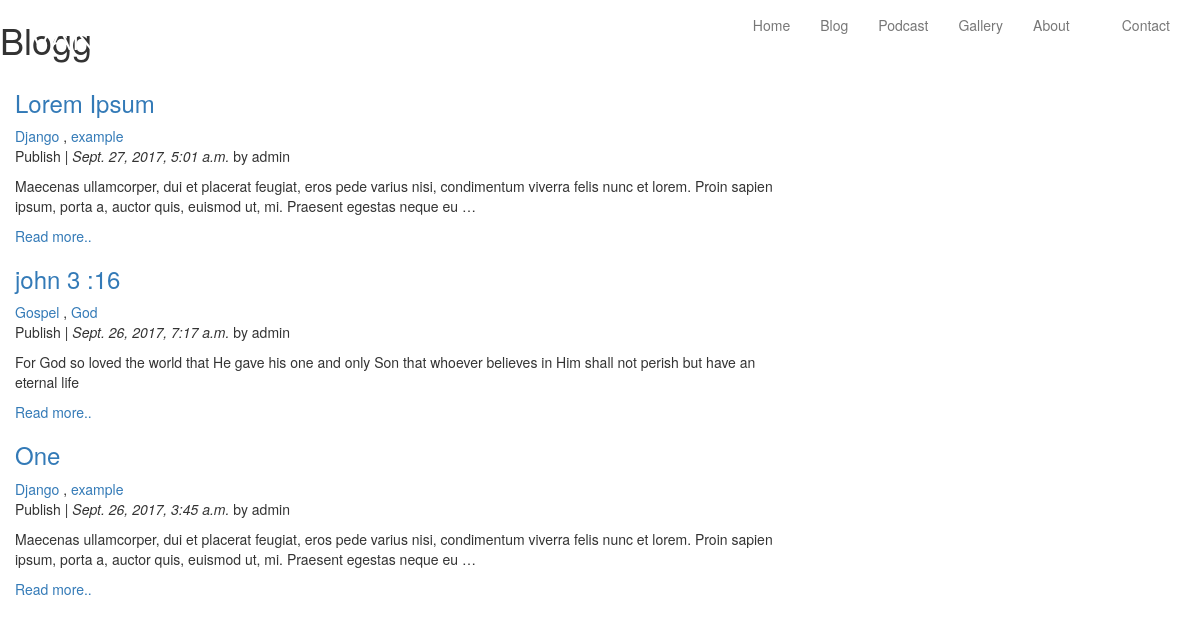
Screenshot of /blog/ with the database file from the repository.
### blog/models.py (models this page shows, shortened)
class Post(models.Model):
    STATUS_CHOICES = {
        ('draft','Draft'),
        ('published','Published'),
    }
    title = models.CharField(max_length=250)
    slug = models.SlugField(max_length=250,unique_for_date='publish')
    author = models.ForeignKey(User,related_name='blog_posts')
    body = models.TextField()
    heroImg = models.FileField()
    publish = models.DateTimeField(default=timezone.now)
    created = models.DateTimeField(auto_now_add=True)
    updated = models.DateTimeField(auto_now= True)
    status = models.CharField(max_length=10,choices=STATUS_CHOICES, default= 'draft')
    objects = models.Manager()
    published = PublishedManager()
    tags = TaggableManager()
    class Meta:
        ordering = ('-publish',)
    def get_absolute_url(self):
        return reverse('blog:post_detail',args=[self.publish.year,
                                                self.publish.strftime('%m'),
                                                self.publish.strftime('%d'),
                                                self.slug])

### blog/views.py (the view)
# urls.py: url(r'^tag/(?P<tag_slug>[-\w]+)/$', views.post_list, name='post_list_by_tag'),
def post_list(request, tag_slug=None):
    object_list = Post.published.all()
    tag = None
    if tag_slug:
        tag = get_object_or_404(Tag, slug=tag_slug)
        object_list = object_list.filter(tags__in=[tag])
    paginator = Paginator(object_list, 3) # 3 posts in each page
    page = request.GET.get('page')
    try:
        posts = paginator.page(page)
    except PageNotAnInteger:
        posts = paginator.page(1)
    except EmptyPage:
        posts = paginator.page(paginator.num_pages)
    return render(request, 'blog/list.html', {'page': page,
                                                   'posts': posts,
                                                   'tag': tag})

### blog/models.py (called while the page is built)
    def get_queryset(self):
        return super(PublishedManager,self).get_queryset().filter(status='published')

### blog/templates/blog/list.html
{% extends 'base.html' %}
{% block content %}
    <h1>Blogg</h1>
    <div class="container col-md-8">
        {% for post in posts %}
            <h3><a href="{{  post.get_absolute_url }}">{{ post.title }}</a></h3>
            {% for tag in post.tags.all %}
                <a href="{% url "blog:post_list_by_tag" tag.slug %}">{{ tag.name }}</a>
                {% if not forloop.last %}, {% endif %}
            {% endfor %}
            <p>Publish | <i>{{ post.publish }}</i> by {{ post.author }}</p>
            <p>{{ post.body|linebreaks|truncatewords_html:30 }}</p>
            <p><a href="{{ post.get_absolute_url }}">Read more..</a></p>
        {% endfor %}
    </div>
{% endblock %}

### templates/base.html (shortened to what this page needs)
{% load staticfiles %}
<!DOCTYPE html>
<html lang="en">
<head>
    <link rel="stylesheet" type="text/css" href="{% static 'blog/css/bootstrap.css' %}">
    <link rel="stylesheet" type="text/css" href="{% static 'blog/css/styles.css' %}">
</head>
<body>
<nav class="navbar navbar-default navbar-fixed-top">
    <div class="container-fluid">
      <div class="container">
        <div class="navbar-header">
          <a class="navbar-brand" style="font-family: 'Montserrat', sans-serif;" href="{% url 'home:home' %}">VANGUARDS</a>
        </div>
        <div class="collapse navbar-collapse" id="navbar-collapse-1">
          <ul class="nav navbar-nav navbar-right">
            <li><a href="{% url 'home:home' %}">Home</a></li>
            <li><a href="{% url 'blog:post_list' %}">Blog</a></li>
            <li><a href="{% url 'podcast:index' %}">Podcast</a></li>
            <li><a href="{% url 'gallery:galleryindex' %}">Gallery</a></li>
            <li><a href="#">About</a></li>
            <li><a href="#">Contact</a></li>
          </ul>
        </div>
      </div>
    </div>
</nav>
<div class="container-fluid">
    {% block content %}
    {% endblock %}
</div>
</body>
</html>

### blog/static/blog/css/styles.css (style rules this page uses)
.navbar { border-radius: 0 }
.navbar-brand { position: relative; z-index: 2; }
.navbar .navbar-collapse { position: relative; }
.navbar .navbar-collapse .navbar-right > li:last-child { padding-left: 22px; }
nav.navbar { background-color: rgba(0,0,0,0); height: 80px; -webkit-transition: all .3s; -moz-transition: all .3s; -ms-transition: all .3s; -o-transition: all .3s; transition: all .3s; border: none; }
.container-fluid { padding: 0; }
nav .navbar-header a.navbar-brand { padding-top: 30px; font-size: 30px; -webkit-transition: all 0.3s; -moz-transition: all 0.3s; -ms-transition: all 0.3s; -o-transition: all 0.3s; transition: all 0.3s; color:white ; }
nav ul li a { color: white; font-size: 14px; padding-top: 20px; -webkit-transition: all 0.3s; -moz-transition: all 0.3s; -ms-transition: all 0.3s; -o-transition: all 0.3s; transition: all 0.3s; }

### rows the page displays
Post: title "Lorem Ipsum", publish "Sept. 27, 2017, 5:01 a.m.", author "admin", body "Maecenas ullamcorper, dui et placerat feugiat, eros pede varius nisi, condimentum viverra felis nunc et lorem. Proin sapien ipsum, porta a, auctor quis, euismod ut, mi. Praesent egestas neque eu …"
Tag: name "Django"
Tag: name "example"
Post: title "john 3 :16", publish "Sept. 26, 2017, 7:17 a.m.", author "admin", body "For God so loved the world that He gave his one and only Son that whoever believes in Him shall not perish but have an eternal life"
Tag: name "Gospel"
Tag: name "God"
Post: title "One", publish "Sept. 26, 2017, 3:45 a.m.", author "admin", body "Maecenas ullamcorper, dui et placerat feugiat, eros pede varius nisi, condimentum viverra felis nunc et lorem. Proin sapien ipsum, porta a, auctor quis, euismod ut, mi. Praesent egestas neque eu …"
